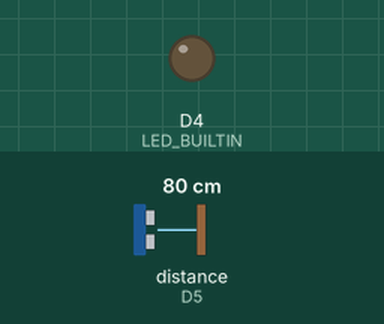
Bench run of a sketch on a simulated ESP8266 (NodeMCU). Parts: output pins drawn as LEDs (lit = HIGH, except the on-board LED, lit = LOW). Wiring (inferred from the names in the program): ultrasonic range finder: trigger D6; echo D5. The inputs (shaded band) are chosen by the test bench; at power-on: distance to the obstacle (sensor on D5) 80 cm. The echo pulse lasts 58.3 µs per cm; pins used as bus, display or sensor lines are not drawn; what the sketch prints to the serial monitor is not drawn.

Above: at 0.1 s.
Timing chart, 0 to 1.6 s (numbered marks = the images above):
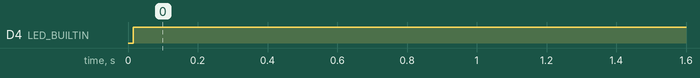

The sketch:

CodeForTestingUltrasonicSensor.ino
```cpp
const int trigPin = D6;
const int echoPin = D5;

float duration, distance;

void setup() {
  pinMode(trigPin, OUTPUT);
  pinMode(echoPin, INPUT);
  pinMode(LED_BUILTIN, OUTPUT);
  Serial.begin(9600);
}

void loop() {
  digitalWrite(trigPin, LOW);
  delayMicroseconds(2);
  digitalWrite(trigPin, HIGH);
  delayMicroseconds(10);
  digitalWrite(trigPin, LOW);

  duration = pulseIn(echoPin, HIGH);
  distance = (duration * .0343) / 2;
  Serial.print("Distance: ");
  Serial.println(distance);
  delay(10);
  if (distance >= 6 && distance <= 8) {
    digitalWrite(LED_BUILTIN, LOW);

  } else {
    digitalWrite(LED_BUILTIN, HIGH);
  }
}
```

Measured:
- by itself, D4 (LED_BUILTIN): LOW → HIGH at 0.02 s
